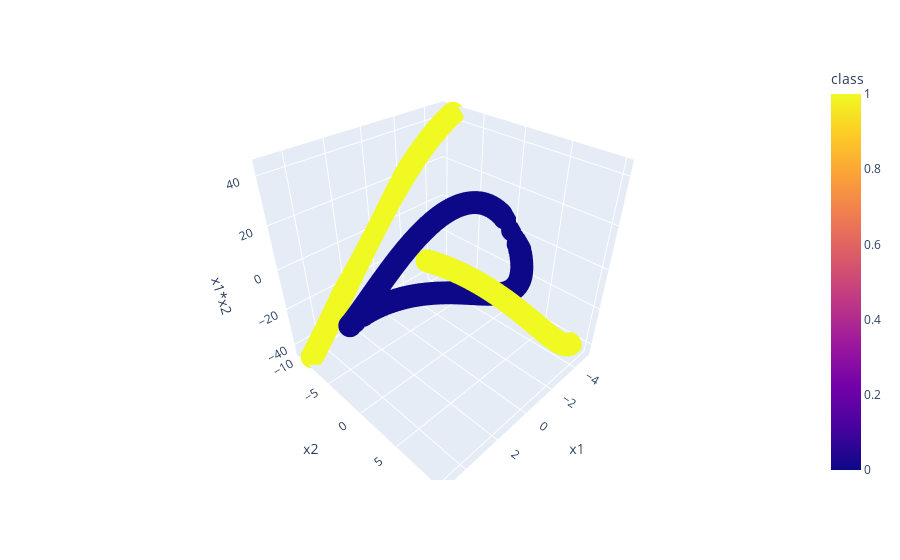

This figure's notebook cell:
### Code cell
fig=px.scatter_3d(df,x='x1',y='x2',z='x1*x2',color='class')
fig.show()

### Figure 1 — Plotly figure (JSON) as saved in the notebook; plotly's stock layout.template omitted (floating-point values rounded to 4 significant figures; data arrays with more than 128 entries replaced by an {"elided": "..."} marker saying what was removed)
{"data": [{"hovertemplate": "x1=%{x}<br>x2=%{y}<br>x1*x2=%{z}<br>class=%{marker.color}<extra></extra>", "legendgroup": "", "marker": {"color": {"elided": "400 int values"}, "coloraxis": "coloraxis", "symbol": "circle"}, "mode": "markers", "name": "", "scene": "scene", "showlegend": false, "type": "scatter3d", "x": {"elided": "400 float values"}, "y": {"elided": "400 float values"}, "z": {"elided": "400 float values"}}], "layout": {"autosize": true, "coloraxis": {"colorbar": {"title": {"text": "class"}}, "colorscale": [[0, "#0d0887"], [0.1111, "#46039f"], [0.2222, "#7201a8"], [0.3333, "#9c179e"], [0.4444, "#bd3786"], [0.5556, "#d8576b"], [0.6667, "#ed7953"], [0.7778, "#fb9f3a"], [0.8889, "#fdca26"], [1, "#f0f921"]]}, "legend": {"tracegroupgap": 0}, "margin": {"t": 60}, "scene": {"aspectmode": "auto", "aspectratio": {"x": 1, "y": 1, "z": 1}, "domain": {"x": [0, 1], "y": [0, 1]}, "xaxis": {"title": {"text": "x1"}, "type": "linear"}, "yaxis": {"title": {"text": "x2"}, "type": "linear"}, "zaxis": {"title": {"text": "x1*x2"}, "type": "linear"}}}}
